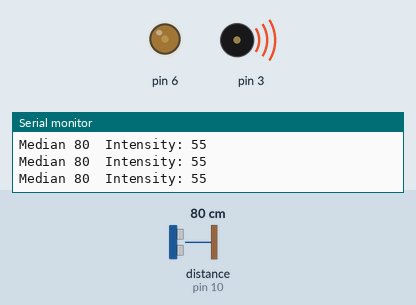
Simulated run of this sketch. Board: Arduino Uno, built with avr-gcc and run on an emulated ATmega328P. Parts: output pins drawn as LEDs (lit = HIGH), buzzer (waves = sounding), the last lines printed to the serial monitor. Wiring (inferred from the names in the program): ultrasonic range finder: trigger pin 9; echo pin 10. The test bench sets the inputs (shaded band); at power-on: distance to the obstacle (sensor on pin 10) 80 cm. The echo pulse lasts 58.3 µs per cm; pins used as bus, display or sensor lines are not drawn.

Above: at 1.2 s.
1.3 s: distance to the obstacle (sensor on pin 10) set to 2 cm
At 1.8 s:
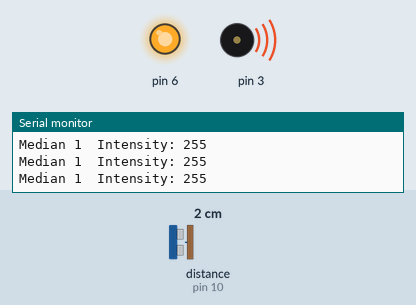
2.8 s: distance to the obstacle (sensor on pin 10) set to 60 cm
At 3.7 s:
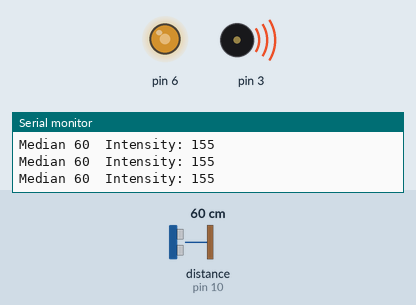
4.3 s: distance to the obstacle (sensor on pin 10) set to 250 cm
At 5.1 s:
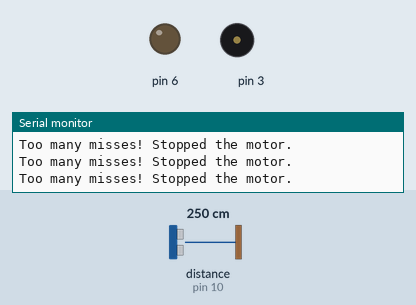
Timing chart, 0 to 7.3 s (numbered marks = the images above; inputs shaded):
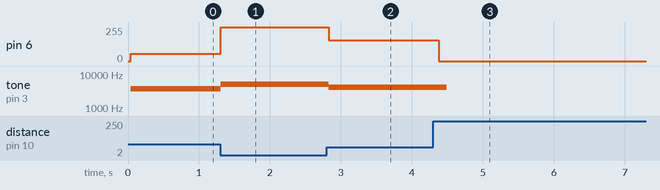

The sketch:

whiteCaneV2_Buzzer_Vibrate_Clean.ino
```cpp
int trig = 9;
int echo = 10;
int prevDistance;

int recentReadings[5];
int readingCount = -1;

//the amount of failed sensor values allowed before we turn off vibration
int missCount = 0;
int missThreshold = 5;

long currentDistance;
int toneFreq;
int prevVibrationIntensity = 0;
int vibrationIntensity;

void setup() {
  // put your setup code here, to run once:
  Serial.begin(9600);
  pinMode(trig, OUTPUT);
  pinMode(echo, INPUT);
}

//a bubble sort that sorts the global array currentReadings[] ascending
void sortAscending() {

  //specify the end component
  const int n = sizeof(recentReadings) / sizeof(recentReadings[0]);

  //nested loops. standard bubble sort
  for (int i = 0; i < n - 1; ++i) {
    bool swapped = false;
    for (int j = 0; j < n - 1 - i; ++j) {
      if (recentReadings[j] > recentReadings[j + 1]) {
        int t = recentReadings[j];
        recentReadings[j] = recentReadings[j + 1];
        recentReadings[j + 1] = t;
        swapped = true;
      }
    }
    if (!swapped) break; //exit if already sorted
  }
}

long pingDistance() {
  // the ping sequence for our distance sensor, as per the datasheet
  digitalWrite(trig, LOW);
  delayMicroseconds(2);
  digitalWrite(trig, HIGH);
  delayMicroseconds(10);
  digitalWrite(trig, LOW);

  // this acts as a "stopwatch". tells you how long it took the ultrasonic wave to return.
  long duration = pulseIn(echo, HIGH);

  // converting that distance to a cm value, as per the datasheet
  long distance = duration / 58;

  // return the value we found
  return distance;
}

//converts the current distance in centimeters to one of three ranges.
int getDistanceRange(int cm){


  //the closest state. will be used to issue the harshest warning
  if(cm < 45){
    return 1;
  }

  //the second closest state. Moderate warning
  if(cm < 75){
    return 2;
  }

  //the farthest state
  if(cm < 100){
    return 3;
  }

  //a null state. Stop the buzzer
  else{
    return 0;
  }


}


void loop() {
  // put your main code here, to run repeatedly:

  //update the current distance
  currentDistance = pingDistance();
  delayMicroseconds(60); //as per datasheet

  // a general filter. This sensor will not read past 150cm. Also, account for a base state of 0
  if (currentDistance < 150 && currentDistance > 0) {

    // a more advanced filter. The sensor data must be within 5 cm of the previous one to count
    if (currentDistance >= prevDistance - 5 && currentDistance <= prevDistance + 5) {
      readingCount++;

      //we passed filtering. reset the miss Count
      missCount = 0;

      // using the array to log the value...
      if (readingCount < 5) {  // cap at four so no index out of bounds
        recentReadings[readingCount] = currentDistance;
      }

      // only output a tone if the reading count has filled up!
      if (readingCount > 4) {
        sortAscending();

        Serial.print("Median ");
        Serial.print(recentReadings[2]);
        Serial.print("  Intensity: ");
        Serial.print(vibrationIntensity);
        Serial.print("\n");

        //resetting the pointer for the next array iteration and update currentDistance to median
        readingCount = -1;
        currentDistance = recentReadings[2];


        //BUZZER CONTROLS:
        //map the distance (in cm) to a buzzer tone. Higher should be shriller
        toneFreq = map(int(currentDistance), 1, 300, 5000, 0);
        tone(3, toneFreq, 200);


        //VIBRATION CONTROLS:
        //decide the distance range and then vibrate the motor accordingly
        switch(getDistanceRange(currentDistance)){
          case 1: vibrationIntensity = 255; break;
          case 2: vibrationIntensity = 155; break;
          case 3: vibrationIntensity = 55;  break;
          case 4: vibrationIntensity = 0;   break;
        }

        //only analogWrite if the intensity has actually updated
          if(prevVibrationIntensity != vibrationIntensity){
            analogWrite(6, vibrationIntensity);
          }

          prevVibrationIntensity = vibrationIntensity;
      }
    }
  } else {
    missCount++;

    //turn the motor off if we've missed too many times
    if(missCount >= 5){
      vibrationIntensity = 0;
      analogWrite(6, vibrationIntensity);
      Serial.println("Too many misses! Stopped the motor.");
    }

  }

  // update the prev distance to the current distance
  prevDistance = currentDistance;
}
```

Measured:
- after the input at 1.3 s, pin 6: 55/255 → 255/255 at once; tone on pin 3: 3679 Hz → 5000 Hz at once
- after the input at 2.8 s, pin 6: 255/255 → 155/255 at once; tone on pin 3: 5000 Hz → 4014 Hz at once
- after the input at 4.3 s, pin 6: 155/255 → 0/255 after 0.08 s; tone on pin 3: 4014 Hz → silent after 0.19 s
